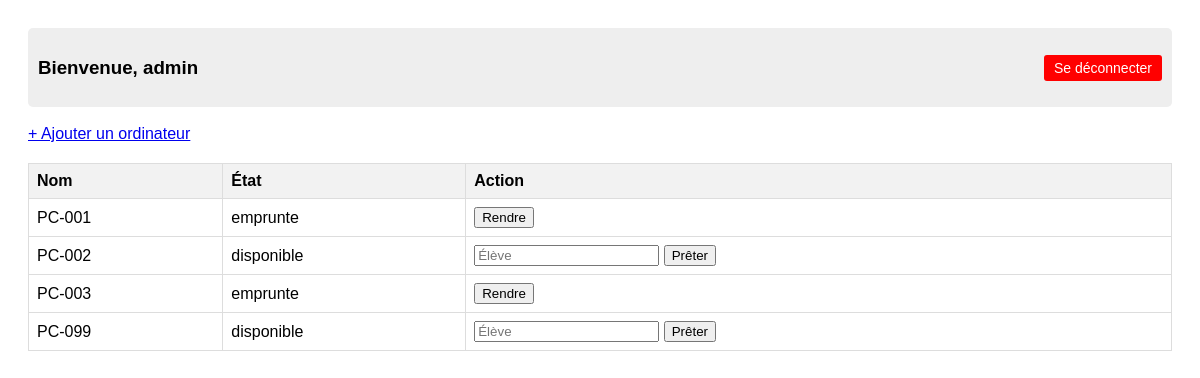
Before: / (signed in) with the older database file.
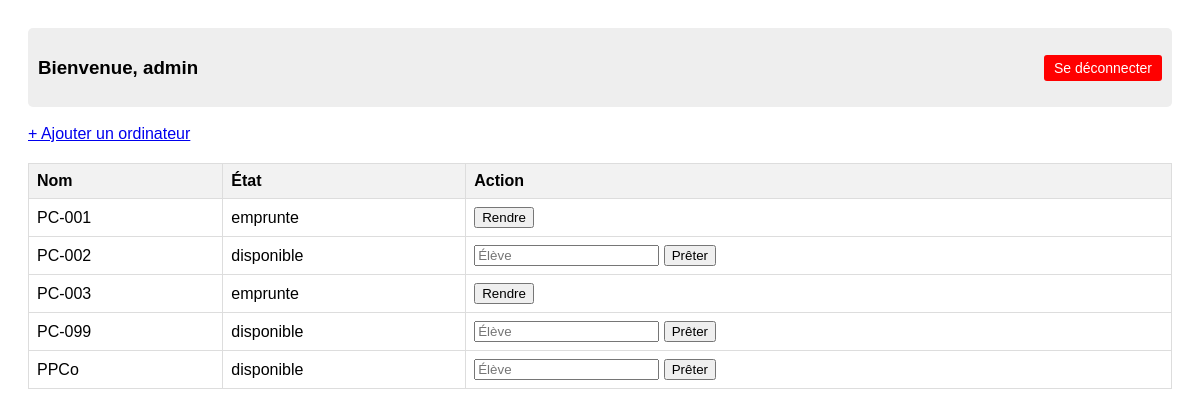
After: the same page with the newer database file.
### tables this page shows
CREATE TABLE ordinateurs (
    id INTEGER PRIMARY KEY AUTOINCREMENT,
    nom TEXT NOT NULL,
    etat TEXT NOT NULL,
    emprunteur TEXT
);

### app.py (the view)
@app.route("/")
@login_required #permet d'obliger le login
def index():
    conn = get_db_connection()
    ordinateurs = conn.execute('SELECT * FROM ordinateurs').fetchall()
    conn.close()
    return render_template('index.html',ordinateurs=ordinateurs)

### app.py (called while the page is built)
def get_db_connection():
    conn=sqlite3.connect('database.db')
    conn.row_factory = sqlite3.Row
    return conn

def login_required(f):
    @wraps(f)
    def decorated_function(*args, **kwargs):
        if 'user' not in session:
            return redirect(url_for('login'))
        return f(*args, **kwargs)
    return decorated_function

### templates/index.html (shortened to what this page needs)
<!DOCTYPE html>
<html lang="fr">
<head>
</head>
<body>
    <div class="top-bar">
        <h3>Bienvenue, {{ session['user'] }}</h3>
        <a href="{{ url_for('logout') }}" class="logout-btn">Se déconnecter</a>
    </div>
    <br>
    <a href="{{ url_for('ajouter') }}">+ Ajouter un ordinateur</a>
    <table>
        <thead>
            <tr>
                <th>Nom</th>
                <th>État</th>
                <th>Action</th>
            </tr>
        </thead>
        <tbody>
            {% for pc in ordinateurs %}
            <tr>
                <td>{{ pc['nom'] }}</td>
                <td>{{ pc['etat'] }}</td>
                <td>
                   {% if pc['etat'] == 'disponible' %}
                        <form action="{{ url_for('emprunter', id=pc['id']) }}" method="post">
                            <input type="text" name="eleve" placeholder="Élève" required>
                            <button type="submit">Prêter</button>
                        </form>
                   {% else %}
                        <form action="{{ url_for('rendre', id=pc['id']) }}" method="post">
                            <button type="submit">Rendre</button>
                        </form>
                   {% endif %}
                </td>
            </tr>
            {% endfor %}
        </tbody>
    </table>
</body>
</html>

### templates/index.html (style rules this page uses)
body { font-family: sans-serif; padding: 20px; }
.top-bar { display: flex; justify-content: space-between; align-items: center; background: #eee; padding: 10px; border-radius: 5px; }
.logout-btn { color: white; background-color: red; padding: 5px 10px; text-decoration: none; border-radius: 3px; font-size: 14px; }
table { width: 100%; border-collapse: collapse; margin-top: 20px; }
th, td { border: 1px solid #ddd; padding: 8px; text-align: left; }
th { background-color: #f2f2f2; }

Changed rows visible on the page:
added ordinateurs: nom "PPCo", etat "disponible"
